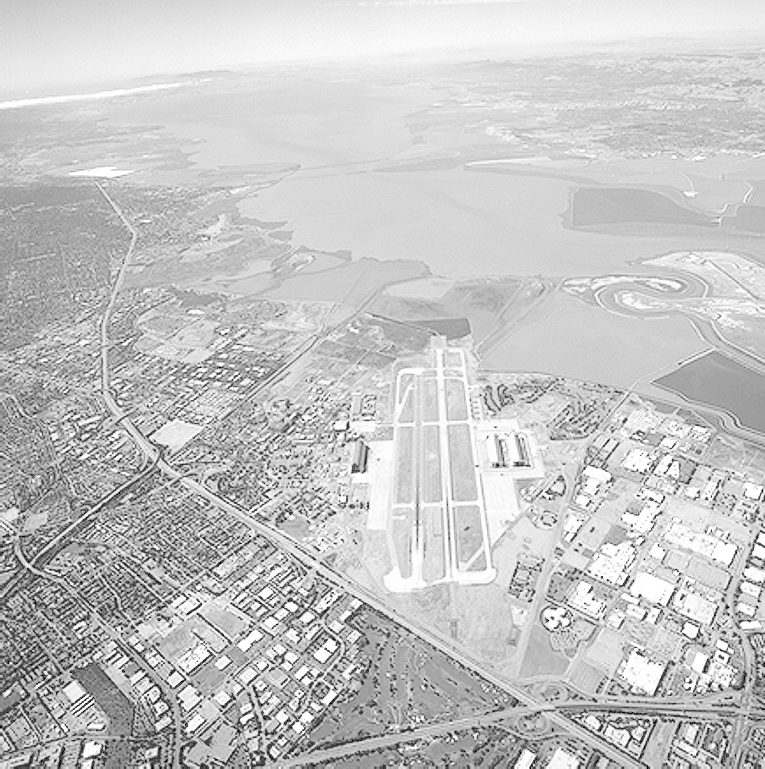
#> input picture DIP4/light.tif, 765 x 769 px; the run also reads 1 picture not shown here
$ jupyter execute '实验四.ipynb'   (shell and % lines are left out)
#> lines starting #> are read from the running program, lines starting #| are printed output that depends on the picture
# 数字图像处理实验四

## 任务1

- 自己实现一个Gamma变换（考虑是否使用查找表）

- 和程序库自带的版本（Matlab、Pillow、OpenCV或者其他图像库）进行变换结果和计算效率的比较

- 至少在“light.tif”“ dark.png”上进行测试

[cell 1]
import cv2
import numpy as np
import matplotlib.pyplot as plt
from skimage import exposure

[cell 2]
light = cv2.imread('light.tif')
#> light is the input picture: shape (769, 765, 3); min 0, max 255, mean 197.1
dark = cv2.imread('dark.png')
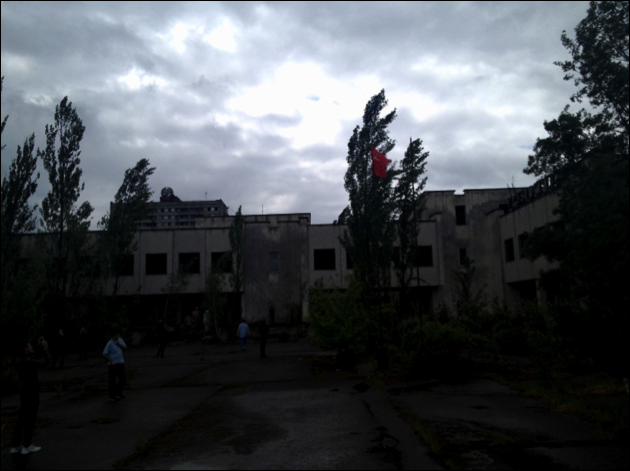
#> input picture DIP4/dark.png, 630 x 471 px
#> dark is the input picture: shape (471, 630, 3); mean B, G, R 82.4, 77.7, 73.5

[cell 3]
light.shape
#> Out = (769, 765, 3)

[cell 4]
def gamma_correction(img,gamma):
    '''
    使用查表进行的伽马变换
    img:图像
    gamma:伽马值
    '''
#> called with gamma = 2.5
    gamma_table = [np.power(x/255.0,gamma)*255.0 for x in range(256)]
    gamma_table = np.round(np.array(gamma_table)).astype(np.uint8)
    return cv2.LUT(img,gamma_table)
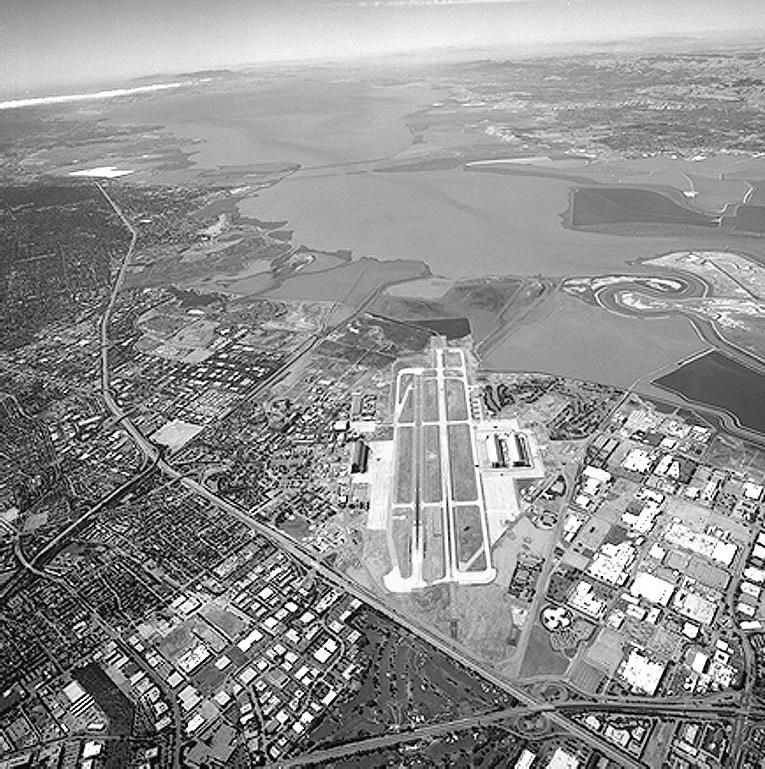
#> returned value: shape (769, 765, 3); min 0, max 255, mean 144.1

[cell 5]
def gamma(img,g):
    '''
    没有使用查表进行的伽马变换
    img:图像
    g:伽马值
    '''
#> called with g = 2.5
    img = img.astype(np.float32) / 255 # 灰度归一至[0,1]
    img = np.power(img, g) # 乘方
    return img

[cell 6]
light_g1 = gamma_correction(light,2.5)

[cell 7]
light_g2 = gamma(light,2.5)

[cell 8]
light_g3 = exposure.adjust_gamma(light, 2.5)

[cell 9]
plt.subplot(2,2,1)
plt.imshow(light[:,:,::-1])
plt.title('original image')
plt.xticks([])
plt.subplot(2,2,2)
plt.imshow(light_g1[:,:,::-1])
plt.title('LUT gamma')
plt.xticks([])
plt.subplot(2,2,3)
plt.imshow(light_g2[:,:,::-1])
plt.title('Pure gamma')
plt.subplot(2,2,4)
plt.imshow(light_g3[:,:,::-1])
plt.title('skimage gamma')
plt.show()

[cell 10]
dark_g1 = gamma_correction(dark,0.5)
#> call 2 of gamma_correction, with gamma = 0.5
#> in gamma_correction (call 2), `return cv2.LUT(img,gamma_table)`:
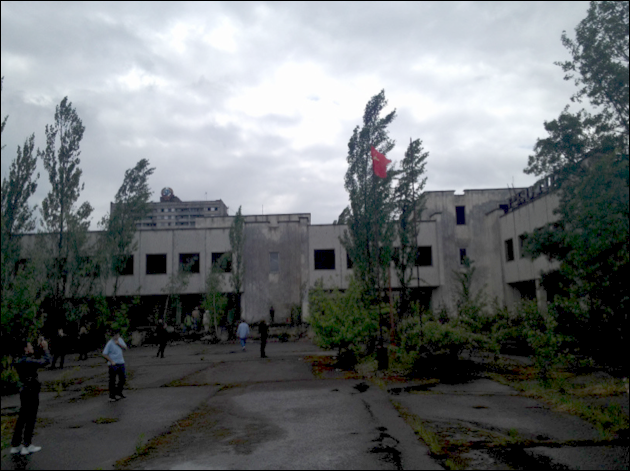
#> returned value: shape (471, 630, 3); mean of channels 0, 1, 2 112.5, 111.4, 106.9; drawn as B, G, R

[cell 11]
dark_g2 = gamma(dark,0.5)

[cell 12]
dark_g3 = exposure.adjust_gamma(dark,0.5)

[cell 13]
plt.subplot(2,2,1)
plt.imshow(dark[:,:,::-1])
plt.title('original image')
plt.xticks([])
plt.subplot(2,2,2)
plt.imshow(dark_g1[:,:,::-1])
plt.title('LUT gamma')
plt.xticks([])
plt.subplot(2,2,3)
plt.imshow(dark_g2[:,:,::-1])
plt.title('Pure gamma')
plt.subplot(2,2,4)
plt.imshow(dark_g3[:,:,::-1])
plt.title('skimage gamma')
plt.show()
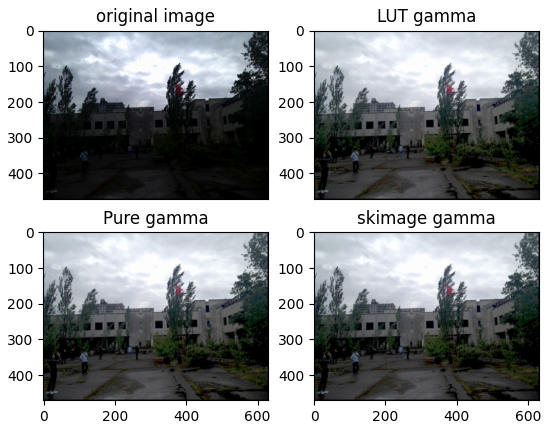
#> figure drawn by matplotlib, 4 panels

## 任务2

- 自己实现直方图均衡化，并和所选图像库中函数进行结果对比，并绘出变换前后的直方图。

- 至少在如下图像上测试：school.png, baby.png, hill.jpg

[cell 14]
school = cv2.imread('school.png',0)
baby = cv2.imread('baby.png',0)
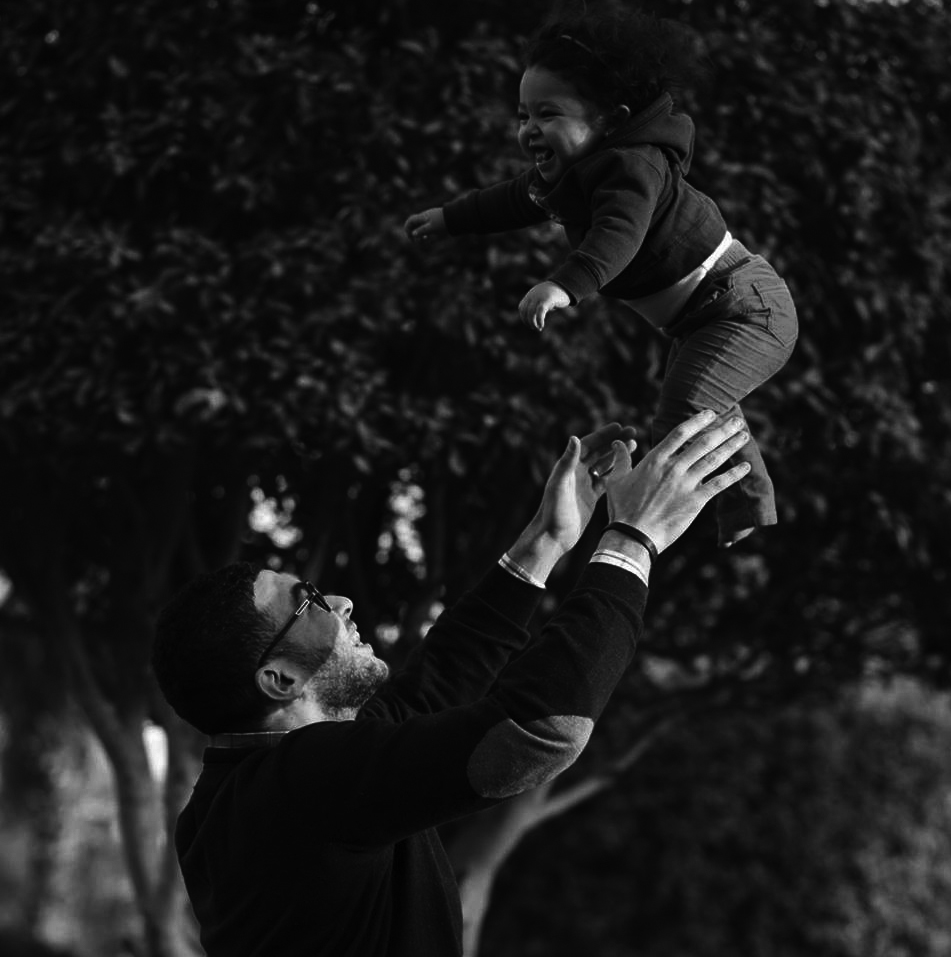
#> input picture DIP4/baby.png, 951 x 957 px
#> baby is the input picture: shape (957, 951); min 0, max 255, mean 26.9
hill = cv2.imread('hill.jpg',0)
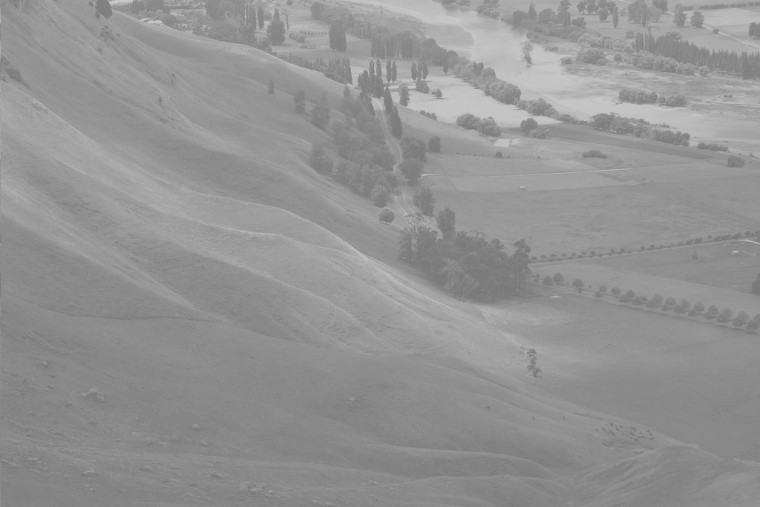
#> input picture DIP4/hill.jpg, 760 x 507 px
#> hill is the input picture: shape (507, 760); min 116, max 205, mean 147.5

[cell 15]
school.shape
#> Out = (471, 630)

[cell 16]
def equalizehist(img,L=256):
    '''
    img:图像
    L:灰度级，默认256
    '''
    h,w = img.shape
    hist = cv2.calcHist([img],[0],None,[256],[0,255]) # 统计各个灰度级的像素个数
    hists_cumsum = np.cumsum(hist)/ (h * w) # 归一化
    hists_cdf = ((L-1) * hists_cumsum).astype("uint8") # 计算灰度级变换的值，并取整
    equal_img = hists_cdf[img] # 对原图像进行变换
    return equal_img

[cell 17]
def showhist(imgs):
    for i,img in enumerate(imgs):
        plt.subplot(1,3,i+1)
        plt.hist(img.ravel(), 256, [0, 256])
        plt.set_cmap('gray')
        plt.xlim([0, 256])
    plt.show()

[cell 18]
school_e1=cv2.equalizeHist(school)
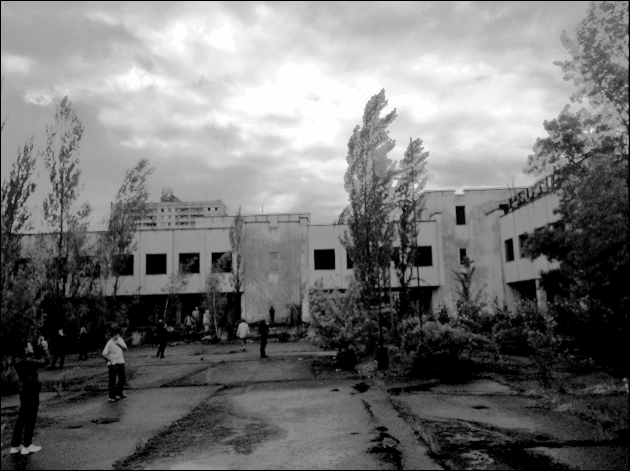
#> school_e1: shape (471, 630); min 0, max 255, mean 116.5

[cell 19]
school_e2=equalizehist(school)
#> in equalizehist, `hist = cv2.calcHist([img],[0],None,[256],[0,255])`: hist = 256 values, max 29111 at index 0, min 0 at index 255, mean 1159.1
#> in equalizehist, `hists_cumsum = np.cumsum(hist)/ (h * w)`: hists_cumsum = 256 values from 0.0981 to 1
#> in equalizehist, `hists_cdf = ((L-1) * hists_cumsum).astype("uint8")`: hists_cdf = 256 values from 25 to 254

[cell 20]
plt.subplot(1,3,1)
plt.imshow(school)
plt.set_cmap('gray')
plt.title('original image')
plt.subplot(1,3,2)
plt.imshow(school_e1)
plt.set_cmap('gray')
plt.title('OpenCV equalizeHist')
plt.subplot(1,3,3)
plt.imshow(school_e2)
plt.set_cmap('gray')
plt.title('My equalizeHist')
plt.show()
imgs = [school,school_e1,school_e2]
showhist(imgs)
#> the loop in showhist, `for i,img in enumerate(imgs):` made 3 passes

[cell 21]
baby_e1=cv2.equalizeHist(baby)
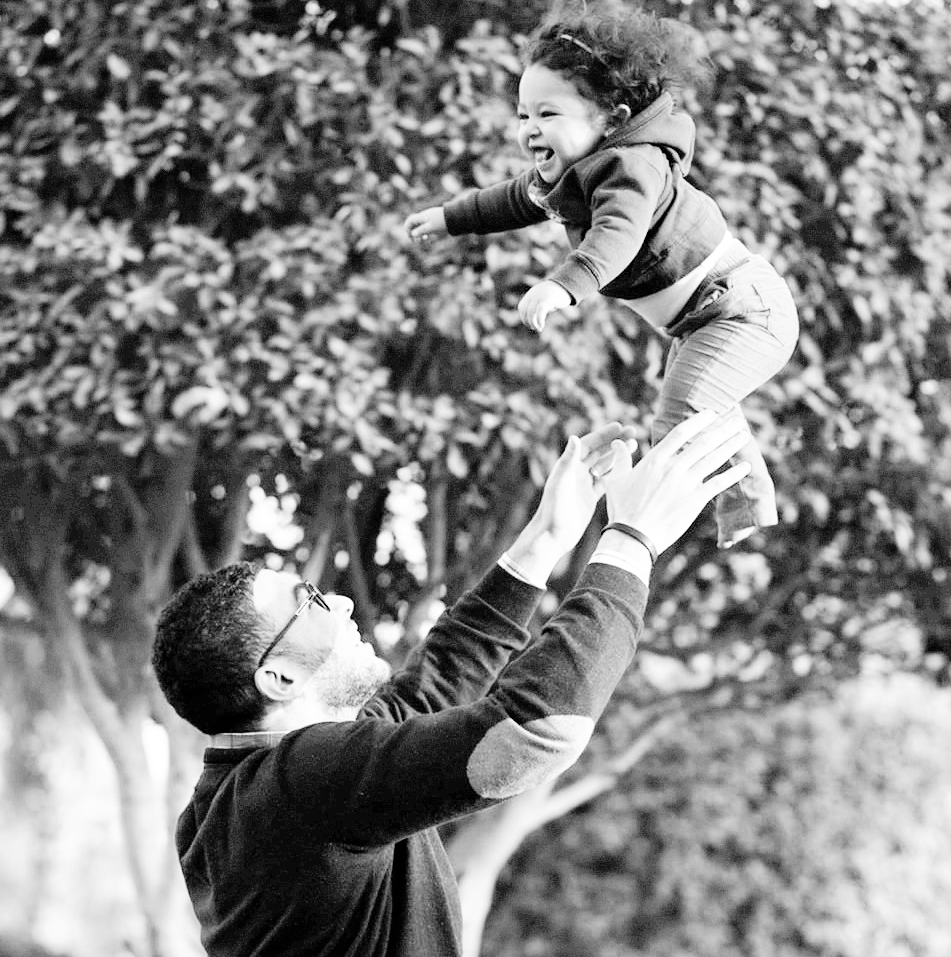
#> baby_e1: shape (957, 951); min 0, max 255, mean 131.7

[cell 22]
baby_e2=equalizehist(baby)

[cell 23]
plt.subplot(1,3,1)
plt.imshow(baby)
plt.set_cmap('gray')
plt.title('original image')
plt.subplot(1,3,2)
plt.imshow(baby_e1)
plt.set_cmap('gray')
plt.title('OpenCV equalizeHist')
plt.subplot(1,3,3)
plt.imshow(baby_e2)
plt.set_cmap('gray')
plt.title('My equalizeHist')
plt.show()
imgs = [baby,baby_e1,baby_e2]
showhist(imgs)
#> the loop in showhist (call 2), `for i,img in enumerate(imgs):` made 3 passes

[cell 24]
hill_e1=cv2.equalizeHist(hill)
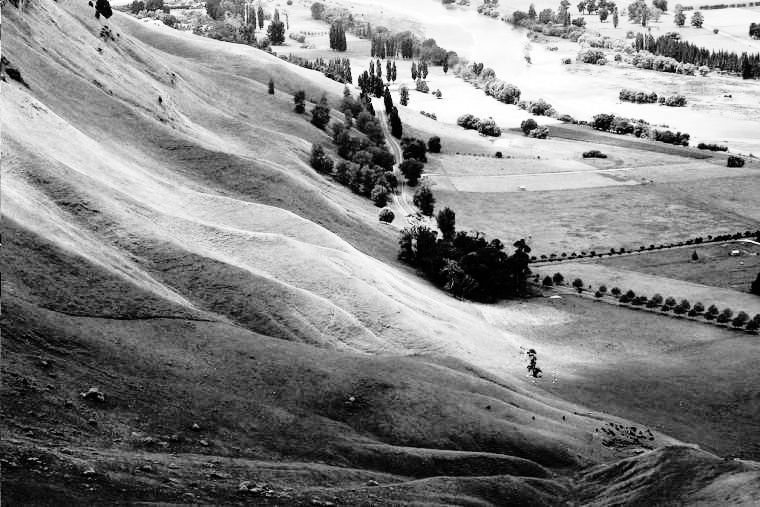
#> hill_e1: shape (507, 760); min 0, max 255, mean 130.6

[cell 25]
hill_e2=equalizehist(hill)

[cell 26]
plt.subplot(1,3,1)
plt.imshow(hill)
plt.set_cmap('gray')
plt.title('original image')
plt.subplot(1,3,2)
plt.imshow(hill_e1)
plt.set_cmap('gray')
plt.title('OpenCV equalizeHist')
plt.subplot(1,3,3)
plt.imshow(hill_e2)
plt.set_cmap('gray')
plt.title('My equalizeHist')
plt.show()
imgs = [hill,hill_e1,hill_e2]
showhist(imgs)
#> the loop in showhist (call 3), `for i,img in enumerate(imgs):` made 3 passes
#> in showhist (call 3), `plt.show()`:
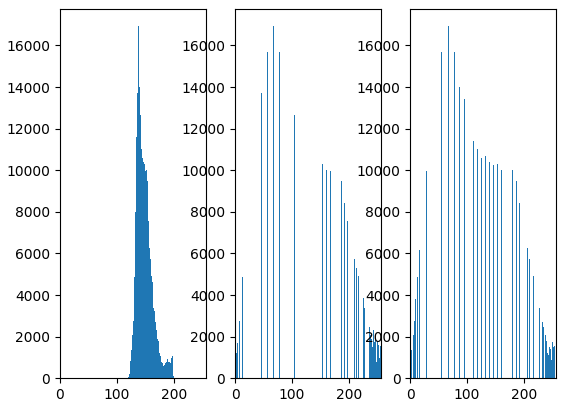
#> figure drawn by matplotlib, 3 panels; panel 1: tallest bar 16927 high, from x = 137 to 138; panel 2: tallest bar 16927 high, from x = 67 to 68; panel 3: tallest bar 16927 high, from x = 67 to 68
